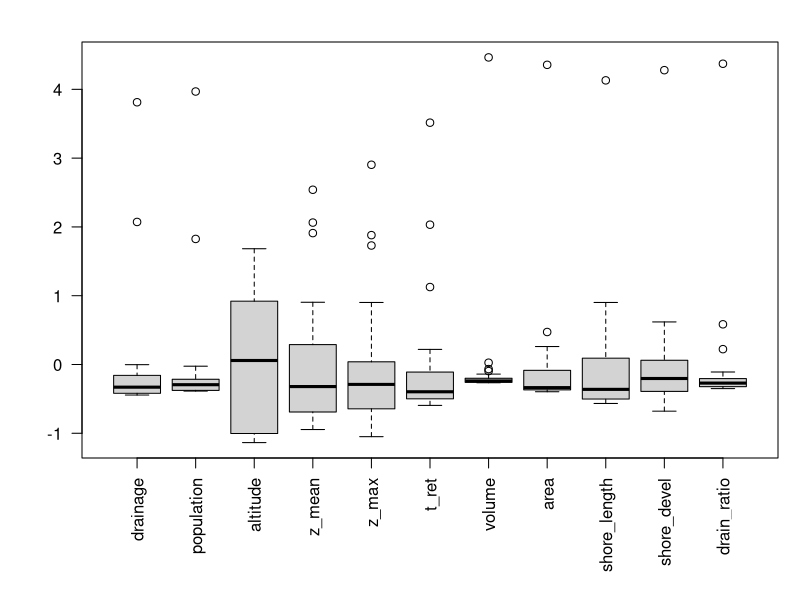
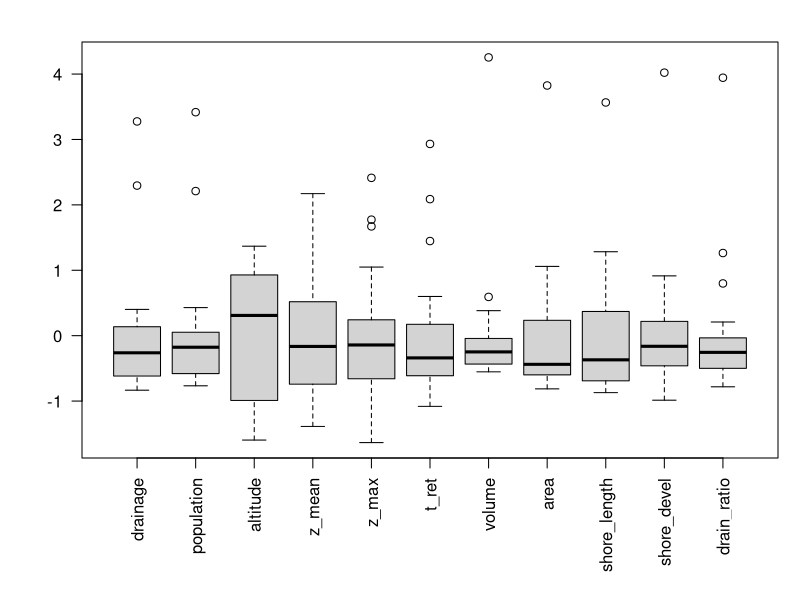
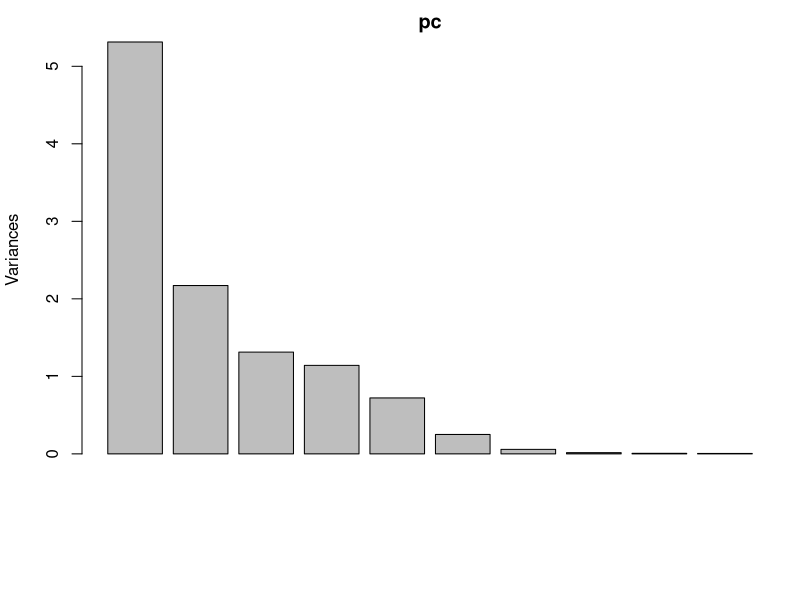
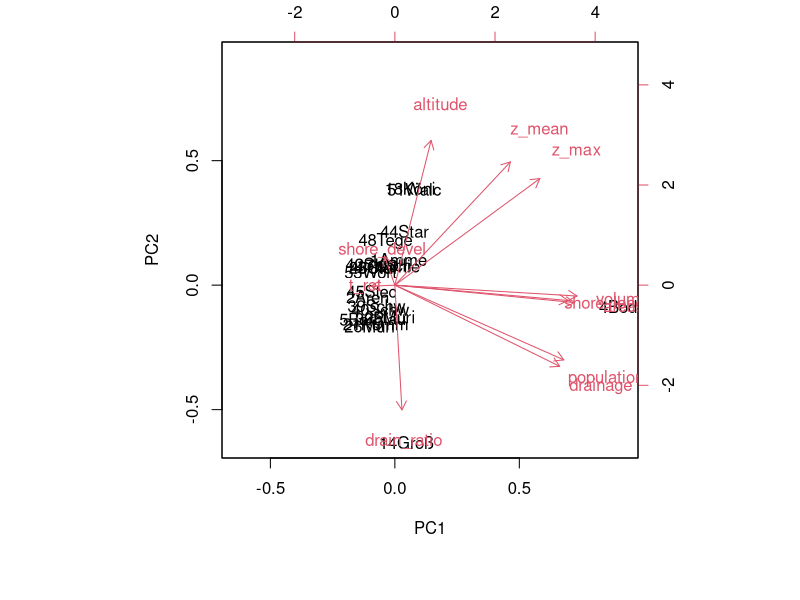
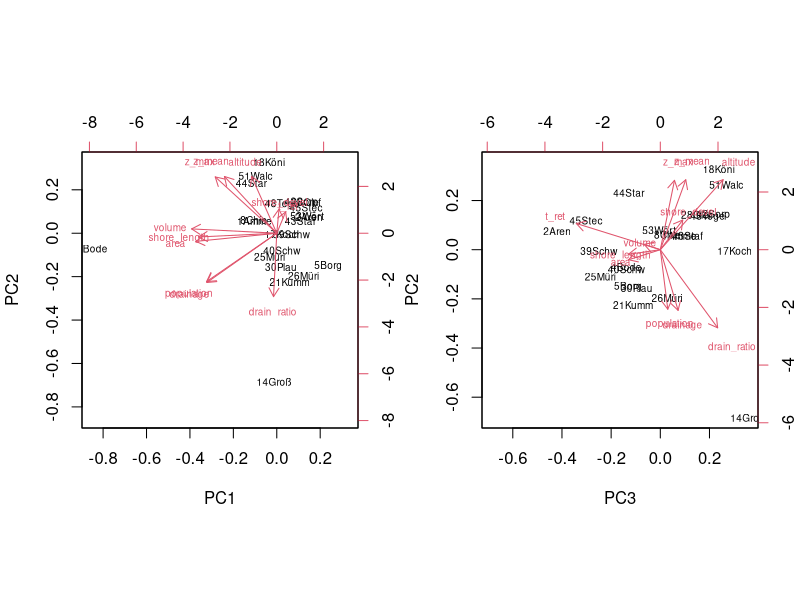
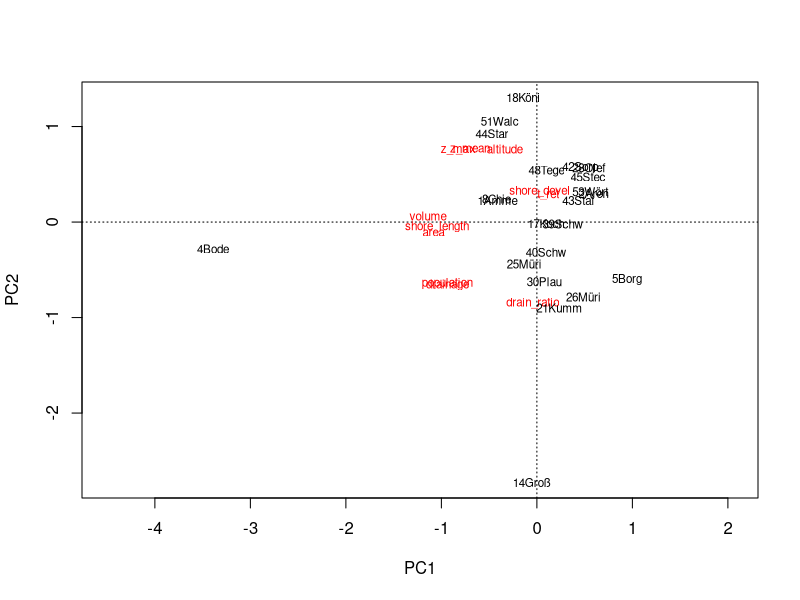
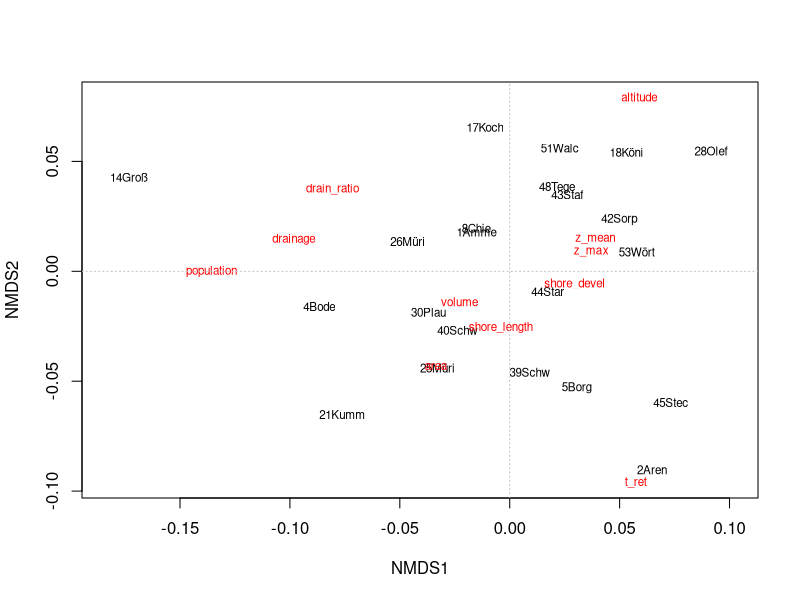
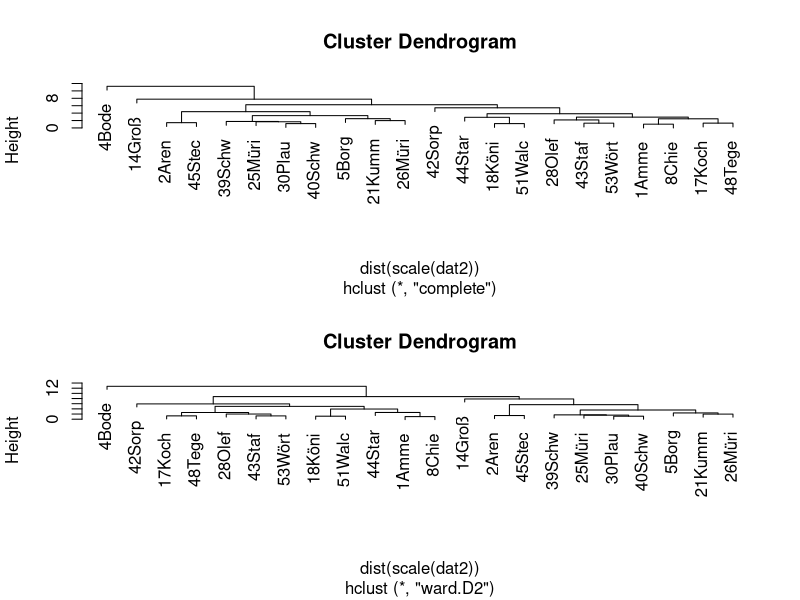

Recreate these plots in R, in order.
## ---- chunk 1
## this code chunk sets some technical details, it is not shown to the user
library("readxl")
library("vegan")
#knitr::opts_chunk$set(echo = TRUE, eval=FALSE)
knitr::opts_chunk$set(echo = TRUE, eval=TRUE)
#setupKnitr(autoprint = TRUE)
## ---- chunk 2
library("readxl") # read Excel files directly
library("vegan")  # multivariate statistics in ecology
lakes <- as.data.frame(
  read_excel("3_tab_kenndaten-ausgew-seen-d_2021-04-08.xlsx", sheet="Tabelle1", skip=3)
)
names(lakes) <- c("name", "state", "drainage", "population", "altitude", 
                  "z_mean", "z_max", "t_ret", "volume", "area", "shore_length", 
                  "shore_devel", "drain_ratio", "wfd_type")
rownames(lakes) <- paste0(1:nrow(lakes), substr(lakes$name, 1, 4))
## ---- chunk 3
valid_columns <- c("drainage", "population", "altitude", "z_mean",
                   "z_max", "t_ret", "volume", "area", "shore_length", 
                   "shore_devel", "drain_ratio")

#valid_columns <- c("drainage", "altitude", "z_mean",
#                   "z_max", "t_ret", "volume", "area", "shore_length", 
#                   "shore_devel","drain_ratio")
dat <- lakes[valid_columns]
dat <- na.omit(dat)
## ---- chunk 4
par(mfrow=c(1,1))
par(mar=c(7,4,2,1)+.1)
boxplot(scale(dat), las=2)
dat$altitude <- ifelse(dat$altitude < 0, 0, dat$altitude)
boxplot(scale(sqrt(dat)), las=2)
## ---- chunk 5
pc <- prcomp(scale(dat))
summary(pc)
plot(pc)
biplot(pc)
## ---- chunk 6
dat2 <- sqrt(dat)
pc2 <- prcomp(scale(dat2))
summary(pc2)

par(mfrow=c(1,2))
par(mar=c(5, 4, 4, 2) + 0.1)
biplot(pc2, cex=0.6)
biplot(pc2, cex=0.6, choices=c(3,2))
## ---- chunk 7
par(mfrow=c(1,1))
pc3 <- rda(dat2, scale = TRUE)
pc3
#summary(pc3)
plot(pc3)
## ---- chunk 8
md <- metaMDS(dat2, scale=TRUE, distance = "euclid")
plot(md, type="text")
abline(h=0, col="grey", lty="dotted")
abline(v=0, col="grey", lty="dotted")
## ---- chunk 9
par(mfrow=c(2,1))
hc <- hclust(dist(scale(dat2)), method="complete") # the default
plot(hc)

hc2 <- hclust(dist(scale(dat2)), method="ward.D2")
plot(hc2)
## ---- chunk 10
plot(hc, hang = -1)
rect.hclust(hc, 5)
grp <- cutree(hc, 5)
# grp                  # can be used to show the groups
plot(md, type = "n")
text(md$points, row.names(dat2), col = grp)
